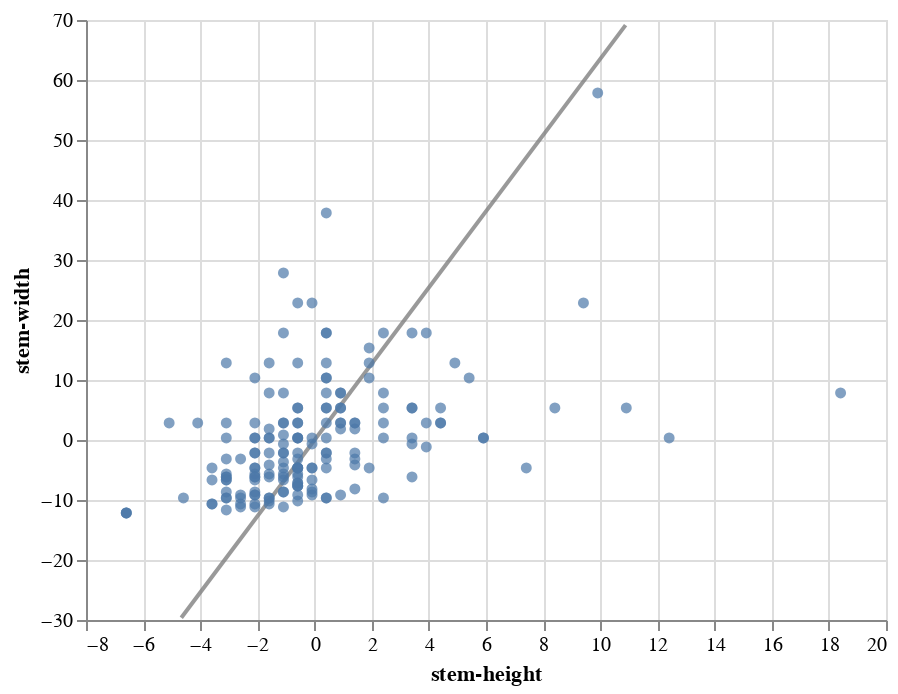

Notebook code for this chart:
### Markdown cell above
With eigenvectors, we can plot the projection line on our graph.

### Code cell
eigenvector = pd.DataFrame(np.vstack([v[:, 0]*70, v[:, 0]*-30]), columns=["stem-height", "stem-width"])

eigenvector_chart = alt.Chart(eigenvector).mark_line(color="grey", opacity=0.8).encode(
    x="stem-height",
    y="stem-width",
    tooltip=["stem-height", "stem-width"],
)

eigenvector_chart + mushroom_chart

### Figure 1 — Vega-Lite specification as saved in the notebook (floating-point values rounded to 4 significant figures; data arrays with more than 128 entries replaced by an {"elided": "..."} marker saying what was removed)
{"config": {"view": {"continuousWidth": 400, "continuousHeight": 300}}, "layer": [{"data": {"name": "data-5beca90509099892917f4ecd45b732ba"}, "mark": {"type": "line", "color": "grey", "opacity": 0.8}, "encoding": {"tooltip": [{"field": "stem-height", "type": "quantitative"}, {"field": "stem-width", "type": "quantitative"}], "x": {"field": "stem-height", "type": "quantitative"}, "y": {"field": "stem-width", "type": "quantitative"}}}, {"data": {"name": "data-b6f37918f244801ab1ee04d39af9d385"}, "mark": "circle", "encoding": {"tooltip": [{"field": "stem-height", "type": "quantitative"}, {"field": "stem-width", "type": "quantitative"}], "x": {"field": "stem-height", "type": "quantitative"}, "y": {"field": "stem-width", "type": "quantitative"}}}], "$schema": "https://vega.github.io/schema/vega-lite/v4.17.0.json", "datasets": {"data-5beca90509099892917f4ecd45b732ba": [{"stem-height": 10.89, "stem-width": 69.15}, {"stem-height": -4.665, "stem-width": -29.64}], "data-b6f37918f244801ab1ee04d39af9d385": {"elided": "173 records"}}}
